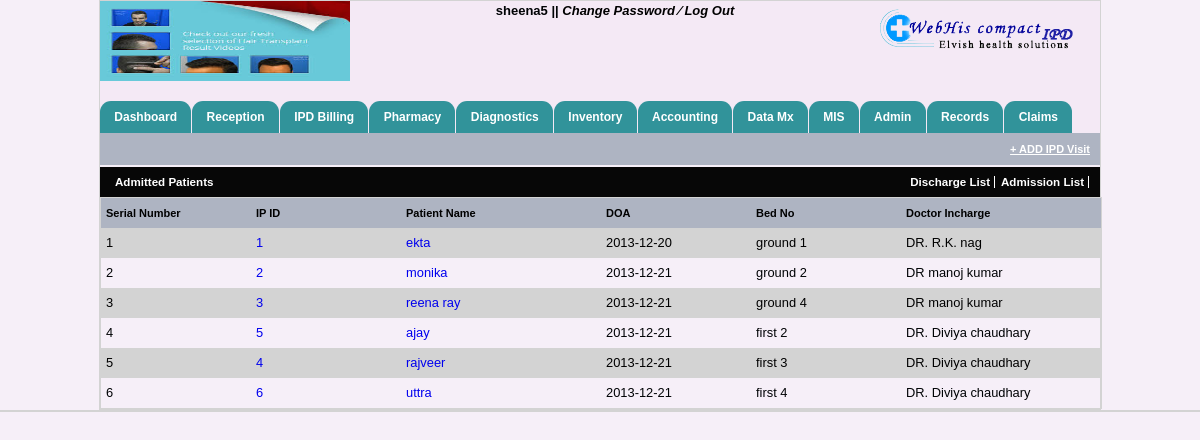
Screenshot of /ipd_visit.php (signed in) with the database file from the repository.
### tables this page shows
CREATE TABLE IF NOT EXISTS `hospitals_info` (
  `hospital_name` varchar(40) NOT NULL,
  `hospital_add` varchar(40) NOT NULL,
  `hospital_email` varchar(40) NOT NULL,
  `hospital_helpline` int(40) NOT NULL,
  `hospital_fax` int(40) NOT NULL,
  `reception_no` varchar(100) NOT NULL,
  `ambulance_no` varchar(100) NOT NULL,
  `emergency_no` varchar(100) NOT NULL,
  `logo_path` varchar(200) NOT NULL,
  `img_path` varchar(200) NOT NULL
);

CREATE TABLE IF NOT EXISTS `visit_register` (
  `visit_id` int(15) NOT NULL AUTO_INCREMENT,
  `visit_date` date NOT NULL,
  `visit_time` time NOT NULL,
  `p_id` int(15) NOT NULL,
  `proc_status` varchar(12) NOT NULL,
  `bed_no` varchar(50) NOT NULL,
  `room_type` varchar(20) NOT NULL,
  `ref_dr` varchar(20) NOT NULL,
  PRIMARY KEY (`visit_id`),
  KEY `p_id` (`p_id`)
);

CREATE TABLE IF NOT EXISTS `patient_info` (
  `patient_id` int(15) NOT NULL AUTO_INCREMENT,
  `p_name` varchar(60) NOT NULL,
  `p_mob` varchar(15) DEFAULT NULL,
  `p_email` varchar(50) DEFAULT NULL,
  `p_gender` char(1) NOT NULL,
  `p_age` int(10) NOT NULL,
  `p_address` varchar(100) DEFAULT NULL,
  `p_guardian` varchar(60) DEFAULT NULL,
  `p_g_mob` double DEFAULT NULL,
  `p_g_relation` varchar(15) DEFAULT NULL,
  `p_bgroup` varchar(10) DEFAULT NULL,
  `p_height` int(10) DEFAULT NULL,
  `p_weight` float DEFAULT NULL,
  `due_amount` float NOT NULL DEFAULT '0',
  `marital_status` varchar(100) NOT NULL,
  PRIMARY KEY (`patient_id`)
);

### ipd_visit.php (the view, shortened to what this page needs)
 	<?php
                  include("header.php");
	include("menubar.php");
	 ?>
      <div id="opd_bill" style="height:20px; margin-bottom:2px;">
  		<div style="float:right; font-weight:900"><a href="admission-ipd.php"> + ADD IPD Visit</a></div>
     </div>
   <div class="miscel_charge">
      <ul class="visit_sum">
        <li><a href="#tabs-3" class="last_li" style="color:#FFFFFF; font-weight:900; font-size:90%">Admitted Patients</a></li>
        <li  style="float:right"><a href="admission-list.php">Admission List</a></li>
        <li   style="float:right"><a href="discharge-list.php">Discharge List</a></li>
  </ul>
</div>
      <div id="tabs-3">
        <div style="width:100%; border:1px solid lightgray; float:left;">
        		  <div class="bill_clr" style="font-weight:600;  background:#AEB4C2; color:#000; font-size:11px;">
                      <div class="l_ft" style="text-align:left; width:150px;">Serial Number</div>
                      <div class="l_ft" style="text-align:left; width:150px;">IP ID</div>
                      <div class="l_ft" style="text-align:left; width:200px;">Patient Name</div>
                      <div class="l_ft" style="width:150px;">DOA</div>
                      <div class="l_ft" style="text-align:left; width:150px;">Bed No</div>
                      <div class="l_ft" style="text-align:left; width:130px;">Doctor Incharge</div>
                </div>
                  <form>
                  <?php
                if(isset($_POST['get_result']))
                {
                    $date1=$_POST['indate'];
                    $date2=$_POST['outdate'];
                    $k=1;
                    $res3=mysql_query("SELECT p.p_name,p.patient_id,v.visit_id,v.bed_no,v.visit_date,v.ref_dr FROM patient_info p,visit_register v,beds_master_table b WHERE b.availability=1 and p.patient_id=b.p_id and v.p_id=p.patient_id AND v.visit_date BETWEEN '$date1' AND '$date2' ORDER BY v.visit_date DESC")or die(mysql_error());
                    while($row3=mysql_fetch_array($res3))
                    {
                      if($i%2==0){  ?>
                            <div class="bill_height">
                                <div class="l_ft ip_name b_order" style="text-align:left; width:200px"><?php echo $row3['p_name']; ?></div>
                                <div class="l_ft b_order ip_bill" style="text-align:left; width:150px;"><?php echo $k; ?></div>
                                <div class="l_ft b_order ip_bill" style="text-align:left; width:150px;"><?php echo $row3['visit_id']; ?></div>
                                <div class="l_ft b_order ip_bill" style="width:150px;"><?php echo $row3['visit_date']; ?></div>
                                <div class="l_ft b_order ip_bill" style="text-align:left; width:150px;"><?php echo $row3['bed_no']; ?></div>
                                <div class="l_ft b_order ip_bill" style="text-align:left; width:150px;"><?php echo $row3['ref_dr']; ?></div>
                            </div>
                        <?php } else{?>
                            <div class="bill_clr">
					           <div class="l_ft ip_name b_order " style="text-align:left; width:200px"><?php echo $row3['p_name']; ?></div>
                                <div class="l_ft b_order ip_bill" style="text-align:left; width:150px;"><?php echo $k; ?></div>
                                <div class="l_ft b_order ip_bill" style="text-align:left; width:150px;"><?php echo $row3['visit_id']; ?></div>
                                <div class="l_ft b_order ip_bill" style="width:150px;"><?php echo $row3['visit_date']; ?></div>
								<div class="l_ft b_order ip_bill" style="text-align:left; width:150px;"><?php echo $row3['bed_no']; ?></div>
                                                                <div class="l_ft b_order ip_bill" style="text-align:left; width:150px;"><?php echo $row3['ref_dr']; ?></div>
                            </div>
                        <?php }$i++;
                          $k++;?>
                    <?php }}
                else
                {
                    $k=1;
                $res1=mysql_query("SELECT * FROM beds_master_table where availability=1")or die(mysql_error());
                while($row1=mysql_fetch_array($res1))
                {
                    $p_id=$row1['p_id'];
                $res=mysql_query("SELECT * FROM patient_info where patient_id='$p_id' ")or die(mysql_error());
                while($row=mysql_fetch_array($res))
                {
                    $patient_id=$row['patient_id'];
                    $res3=mysql_query("select * from visit_register where p_id='$patient_id'")or die(mysql_error());
                    while($row3=mysql_fetch_array($res3))
                    {
                        $anchor="<a href='search_ipd_visit_first.php?visitId=".$row['patient_id']."'>".$row3['visit_id']."</a>";
                        $anchor1="<a href='search_ipd_visit_first.php?visitId=".$row['patient_id']."'>".$row['p_name']."</a>";
                        if($i%2==0)
                            $className="bill_clr";
                        else
                            $className="bill_height";
                          ?>
                            <div class="<?php echo $className?>">
                                <div class="l_ft b_order ip_bill" style="text-align:left; width:150px;"><?php echo $k; ?></div>
                                <div class="l_ft b_order ip_bill" style="text-align:left; width:150px;"><?=$anchor;?></div>
                                <div class="l_ft ip_name b_order " style="text-align:left; width:200px"><?=$anchor1;?></div>
                                <div class="l_ft b_order ip_bill" style="width:150px;"><?php echo $row3['visit_date']; ?></div>
                                <div class="l_ft b_order ip_bill" style="text-align:left; width:150px;"><?php echo $row3['bed_no']; ?></div>
                                <div class="l_ft b_order ip_bill" style="text-align:left; width:150px;"><?php echo $row3['ref_dr']; ?></div>
                            </div>
                        <?php $i++;
                          $k++;?>
                    <?php }}}} ?>
            </form>
        </div>
    </div>
</div>
    <div style="width:100%; margin:0 auto;">
        <div style="width:100%; border:1px solid lightgray; float:left;">
        </div>
      </div>
</body>
</html>

### header.php (shortened to what this page needs)
<!DOCTYPE html PUBLIC "-//W3C//DTD XHTML 1.0 Transitional//EN" "http://www.w3.org/TR/xhtml1/DTD/xhtml1-transitional.dtd">
<html xmlns="http://www.w3.org/1999/xhtml">
<head>
    <link rel="stylesheet" href="includes1/searchStyle.css" type="text/css">
    <link rel="stylesheet" href="includes2/searchStyle.css" type="text/css">
    <link rel="stylesheet" href="includesConsumable/searchStyle.css" type="text/css">
    <link rel="stylesheet" href="includesMedicine/searchStyle.css" type="text/css">
    <link rel="stylesheet" href="includesAd/searchStyle.css" type="text/css">
    <link rel="stylesheet" href="includesCo/searchStyle.css" type="text/css">
	<link rel="stylesheet" href="patient-css.css" type="text/css">
    <link rel="stylesheet" href="includesOt/searchStyle.css" type="text/css">
    <link rel="stylesheet" href="includesIp/searchStyle.css" type="text/css">
    <link rel="stylesheet" href="includesCoP/searchStyle.css" type="text/css">
    <link rel="stylesheet" href="includesVp/searchStyle.css" type="text/css">
    <link rel="stylesheet" href="includesVpP/searchStyle.css" type="text/css">
    <link rel="stylesheet" href="includesD/searchStyle.css" type="text/css">
    <link rel="stylesheet" href="includesDs/searchStyle.css" type="text/css">
    <link rel="stylesheet" href="includesR/searchStyle.css" type="text/css">
    <link rel="stylesheet" href="includesDi/searchStyle.css" type="text/css">
<link rel="stylesheet" type="text/css" href="css/doc.css" />
<link rel="stylesheet" type="text/css" href="css/jquery.timeentry.css" />
<link rel="stylesheet" type="text/css" href="css/jquery.timepicker.css" />
<link rel="stylesheet" type="text/css" href="css/jquey-ui.css" />
<link rel="stylesheet" type="text/css" href="css/login-code.css" />
<link rel="stylesheet" type="text/css" href="css/mainstyle.css" />
<link rel="stylesheet" type="text/css" href="css/style_by.css" />
<link rel="stylesheet" type="text/css" href="css/tabcode.css" />
<link rel="stylesheet" type="text/css" href="css/tab-code.css" />
<link rel="stylesheet" type="text/css" href="css/patient-css.css" />
</head>
<body>
<div id="container">
	<div id="header" style="background:rgba(243, 232, 245, 0.67); width:1000px;">
    	<div id="logo_side">
        	<?php
				$data=mysql_query("select * from hospitals_info");
				$info=mysql_fetch_array($data);
                                echo '<img src="'.$info['logo_path'].'" height="100"/>';
                                ?>
        </div>
        	<div class="welcome" style="width:530px;">
            <span id="sign">
                <?php echo $_SESSION['uname']; echo $_SESSION['uid'];  ?> ||
            	<a href="#">Change Password </a>
                <a href="#">&frasl;</a>
                <a href="log_out.php" onclick="disableBackButton()">Log Out</a>
             </span>
            </div>
        <div id="sign_in_up">
             <div id="power_by"><img src="image/logo.png" align="left"/></div>
        </div>
    </div>

### includesConsumable/searchStyle.css (style rules this page uses)
body { font-family:Arial, Helvetica, sans-serif; font-size:11px; color:000; }

### includesCo/searchStyle.css (style rules this page uses)
body { font-family:Arial, Helvetica, sans-serif; font-size:11px; color:000; }

### includesOt/searchStyle.css (style rules this page uses)
body { font-family:Arial, Helvetica, sans-serif; font-size:11px; color:000; }

### includesIp/searchStyle.css (style rules this page uses)
body { font-family:Arial, Helvetica, sans-serif; font-size:11px; color:000; }

### includesCoP/searchStyle.css (style rules this page uses)
body { font-family:Arial, Helvetica, sans-serif; font-size:11px; color:000; }

### includesVp/searchStyle.css (style rules this page uses)
body { font-family:Arial, Helvetica, sans-serif; font-size:11px; color:000; }

### includesVpP/searchStyle.css (style rules this page uses)
body { font-family:Arial, Helvetica, sans-serif; font-size:11px; color:000; }

### includesD/searchStyle.css (style rules this page uses)
body { font-family:Arial, Helvetica, sans-serif; font-size:11px; color:000; }

### includesDs/searchStyle.css (style rules this page uses)
body { font-family:Arial, Helvetica, sans-serif; font-size:11px; color:000; }

### includesR/searchStyle.css (style rules this page uses)
body { font-family:Arial, Helvetica, sans-serif; font-size:11px; color:000; }

### includesDi/searchStyle.css (style rules this page uses)
body { font-family:Arial, Helvetica, sans-serif; font-size:11px; color:000; }

### css/doc.css (style rules this page uses)
body { margin:0; padding:0; font-size:80.5%; font-family:Arial,'Lucida sans unicode'; line-height:20px; text-align:left; width:100%; color:#000305; }
* { margin:0px; padding:0px; }
a { text-decoration:none; }
ul { list-style:none; margin:0px; padding:0px; }
div, table, h1, h2, h3, h4, h5, h6, span, tr, td, img, form { margin:0px; padding:0px; border:none; }
.l_ft { float:left; }
#container { margin:0px auto; padding:0px; width:1000px; border:1px solid lightgray; }
#container #header { height:85px; width:1000px; margin:0 auto; }
#container #header #logo_side { width:25%; float:left; }
.welcome { float:left; width:55%; text-align:center; }
#container #header #logo_side img { width:150px; height:80px; margin-top:0px; padding:0px; }
#container #header #sign_in_up { width:20%; float:left; margin-top:0.5%; }

### css/mainstyle.css (style rules this page uses)
body { background:rgba(243, 232, 245, 0.67); margin:0px; padding:0px width:100%; }
html { width:100%; }
* { margin:0px; padding:0px; }
* { font:Georgia, "Times New Roman", Times, serif }

### css/style_by.css (style rules this page uses)
* { margin:0px; padding:0px; }
a { text-decoration:none; }
ul { list-style:none; margin:0px; padding:0px; }
div, table, h1, h2, h3, h4, h5, h6, span, tr, td, img, form { margin:0px; padding:0px; border:none; }
.l_ft { float:left; }
#container { margin:0px auto; padding:0px; width:1000px; border:1px solid lightgray; }
#container #header { height:100px; width:1000px; margin:0 auto; }
#container #header #logo_side { width:25%; float:left; }
.welcome { float:left; width:55%; text-align:center; font-weight:700; font-size:13px; }
.welcome #sign a { color:#000; font-style:italic }
#container #header #logo_side img { width:100%; }
#container #header #sign_in_up { width:20%; float:left; margin-top:0.5%; }
#opd_bill { background:#AEB4C2; color:#000; font-size:85%; margin:0 auto; width:98%; padding:6px 1%; }
#opd_bill a { text-decoration:underline; color:#FFF; padding-top:10px; height:30px; }
.bill_height { padding:5px; height:20px; }
.bill_clr { padding:5px 5px; height:20px; background:lightgray; color:#000 }
.miscel_charge { padding:5px 1%; background:#070707; }
ul.visit_sum { margin:0px; padding: 0px; list-style: none;; }
ul.visit_sum li { float: left; }
ul.visit_sum li a { color:#FFFFFF; padding:0px 4px; margin:0px 1px; border-right:1px solid #FFF; font-weight:900; font-size:90%; }
ul.visit_sum li a.last_li { border-right: hidden; }

### rows the page displays
hospitals_info: logo_path (picture)
patient_info: p_name "ekta"
visit_register: visit_id "1", visit_date "2013-12-20", bed_no "ground 1", ref_dr "DR. R.K. nag"
patient_info: p_name "monika"
visit_register: visit_id "2", visit_date "2013-12-21", bed_no "ground 2", ref_dr "DR manoj kumar"
patient_info: p_name "reena ray"
visit_register: visit_id "3", visit_date "2013-12-21", bed_no "ground 4", ref_dr "DR manoj kumar"
patient_info: p_name "ajay"
visit_register: visit_id "5", visit_date "2013-12-21", bed_no "first 2", ref_dr "DR. Diviya chaudhary"
patient_info: p_name "rajveer"
visit_register: visit_id "4", visit_date "2013-12-21", bed_no "first 3", ref_dr "DR. Diviya chaudhary"
patient_info: p_name "uttra"
visit_register: visit_id "6", visit_date "2013-12-21", bed_no "first 4", ref_dr "DR. Diviya chaudhary"

### other values shown
$_SESSION['uname'] "sheena"
$_SESSION['uid'] "5"
